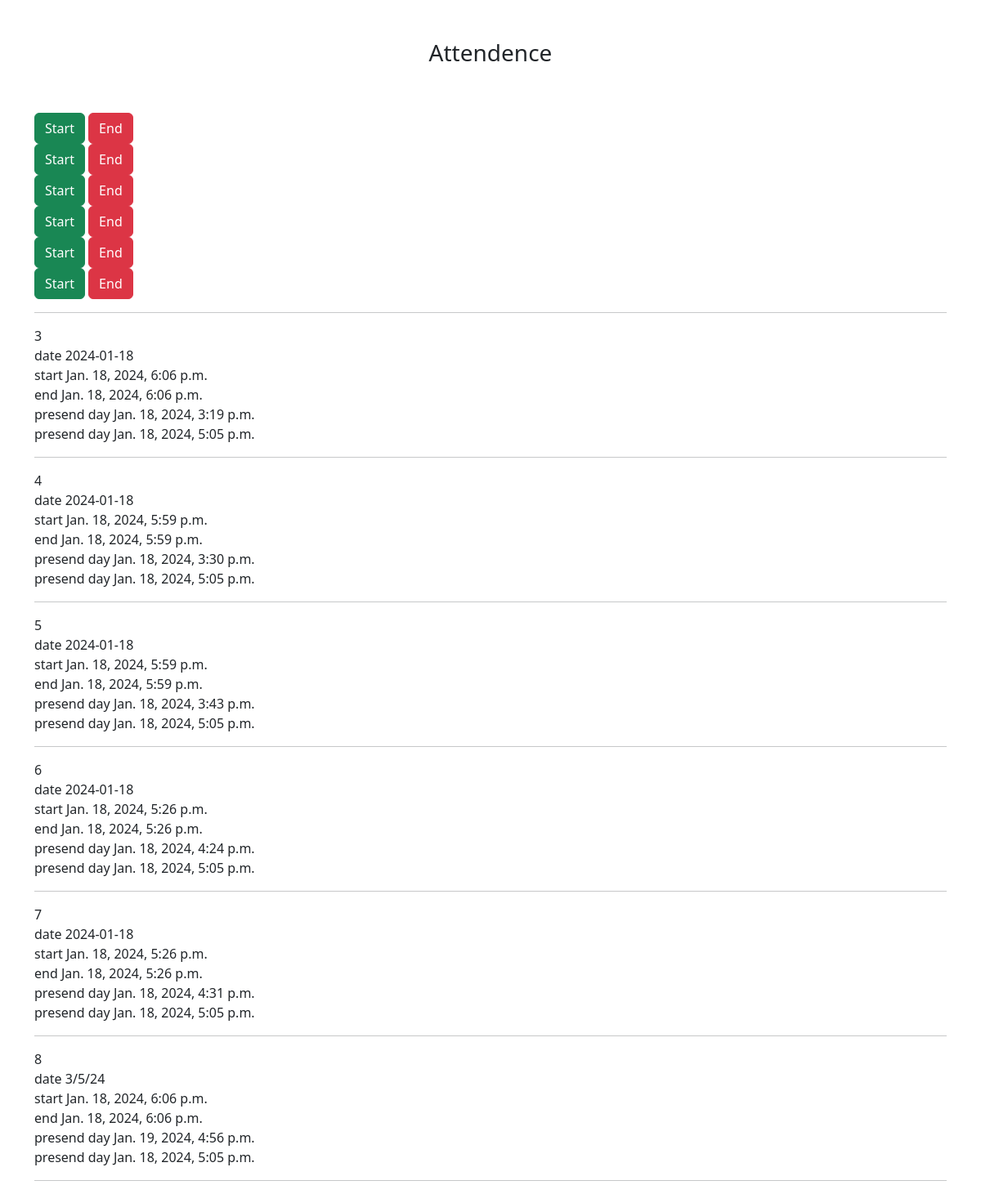
The page / on the database its author committed.
### attendence_app/models.py (models this page shows, shortened)
class Attendencedata(models.Model):
    total_break = models.CharField(max_length=100)
    total_working_hours = models.CharField(max_length=100)
    total_break = models.CharField(max_length=100)
    date = models.CharField(max_length=100)
    end = models.DateTimeField(auto_now=True)
    start = models.DateTimeField(auto_now=True)
    now_date = models.DateTimeField(default = timezone.now)
    created = models.DateTimeField(auto_now_add=True)

### attendence_app/views.py (the view)
# urls.py: path('', views.index, name='index'),
def index(request):
    attendence = Attendencedata.objects.all()
    context = {
        'attendence': attendence,
    }
    return render(request, 'index.html',context)

### templates/index.html (shortened to what this page needs)
<!doctype html>
<html lang="en">
  <head>
    <link href="https://cdn.jsdelivr.net/npm/bootstrap@5.3.2/dist/css/bootstrap.min.css" rel="stylesheet">
  </head>
  <body>
    <div class="container">
        <h3 class="pt-5 pb-5 text-center">Attendence </h3>
        <div class="row">
            <div class="col">
                {% for i in attendence %}
                <form action="" method="POST" style="width:500px;">
                    <div>
                        <span>
                            <a href="{% url 'start_date' i.pk %}" class="btn btn-success"> Start </a>
                            <a href="{% url 'end_date' i.pk %}" class="btn btn-danger"> End </a>
                        </span>
                    </div>
                </form>
                {% endfor %}
            </div>
        </div>
        <hr>
        <div class="row">
            <div class="col">
                {% for i in attendence %}
                    <span>{{i.id}}</span><br>
                    <span>date {{i.date}}</span><br>
                    <span>start {{i.start}}</span><br>
                    <span>end {{i.end}}</span><br>
                    <span>presend day {{i.now_date}}</span><br>
                    <span>presend day {{i.created}}</span><br>
                    <hr>
                {% endfor %}
            </div>
        </div>
    </div>
  </body>
</html>

### rows shown on the page
Attendencedata: id "3", date "2024-01-18", start "Jan. 18, 2024, 6:06 p.m.", end "Jan. 18, 2024, 6:06 p.m.", now_date "Jan. 18, 2024, 3:19 p.m.", created "Jan. 18, 2024, 5:05 p.m."
Attendencedata: id "4", date "2024-01-18", start "Jan. 18, 2024, 5:59 p.m.", end "Jan. 18, 2024, 5:59 p.m.", now_date "Jan. 18, 2024, 3:30 p.m.", created "Jan. 18, 2024, 5:05 p.m."
Attendencedata: id "5", date "2024-01-18", start "Jan. 18, 2024, 5:59 p.m.", end "Jan. 18, 2024, 5:59 p.m.", now_date "Jan. 18, 2024, 3:43 p.m.", created "Jan. 18, 2024, 5:05 p.m."
Attendencedata: id "6", date "2024-01-18", start "Jan. 18, 2024, 5:26 p.m.", end "Jan. 18, 2024, 5:26 p.m.", now_date "Jan. 18, 2024, 4:24 p.m.", created "Jan. 18, 2024, 5:05 p.m."
Attendencedata: id "7", date "2024-01-18", start "Jan. 18, 2024, 5:26 p.m.", end "Jan. 18, 2024, 5:26 p.m.", now_date "Jan. 18, 2024, 4:31 p.m.", created "Jan. 18, 2024, 5:05 p.m."
Attendencedata: id "8", date "3/5/24", start "Jan. 18, 2024, 6:06 p.m.", end "Jan. 18, 2024, 6:06 p.m.", now_date "Jan. 19, 2024, 4:56 p.m.", created "Jan. 18, 2024, 5:05 p.m."
